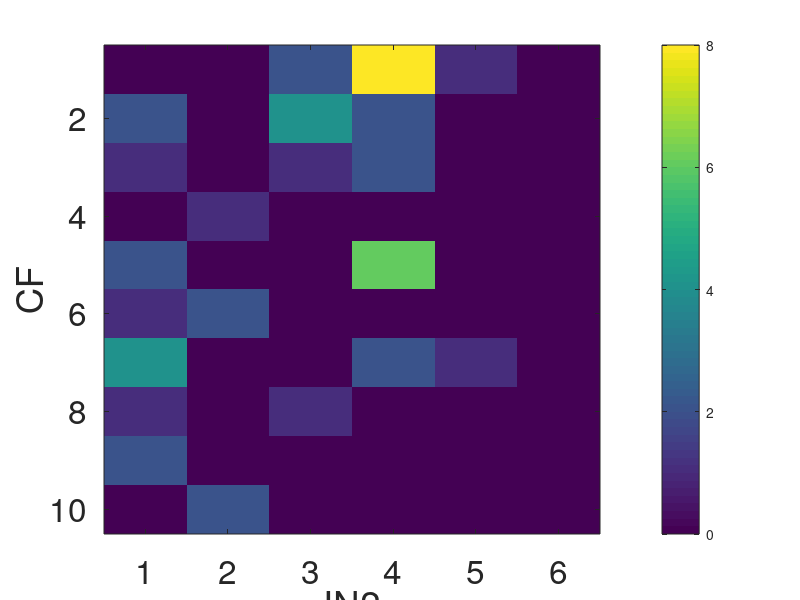

Here is the MATLAB script that generated this plot: (Note: this script raises an error after producing the figure.)

%% Fig6b

load('./mat/cfpcin_syn_adjmat.mat');
load('./mat/in1_ids.mat');
load('./mat/in2_ids.mat');
load('./mat/adjmat_cfin_min6.mat');

f3=figure('Position',[500,100, 500, 450]);
imagesc(cfpcin_adjmat(1:10,31:end)); colorbar;
set(gcf,'color','w'); set(gca,'FontSize',24);
ylabel('CF'); xlabel('IN2');
cmap_adjmat = [linspace(254/255,100/255,max_weight)', linspace(254/255,55/255,max_weight)', linspace(255/255,100/255,max_weight)'];
colormap(cmap_adjmat); c=colorbar; c.FontSize=26;
set(gcf,'color','w'); 
set(gca,'XTick',[], 'YTick',[],'DataAspectRatio',[1 1 1],'FontSize',24);


f4 = figure('Position',[500,100, 800, 600]);
num_precf = zeros(6,1);
mean_num_cf_inputs = zeros(6,1);
for i = 1:6
    a = get_syn_info('cf',in2_ids(i));
    num_precf(i) = sum(cfpcin_adjmat(1:10,30+i)>0);
    num_cf_inputs = sum(cfpcin_adjmat(1:10,30+i));
    mean_num_cf_inputs(i) = num_cf_inputs / num_precf(i);
end
violin_data = [ones(6,1),num_precf];
violin_data = [violin_data; ones(6,1)+1, mean_num_cf_inputs];
vp = violinplot(violin_data(:,2), violin_data(:,1),'ViolinColor', [0.7,0.4,0.7]);
for i = 1:2
    vp(i).ScatterPlot.MarkerFaceAlpha = 0.7;
    vp(i).ScatterPlot.SizeData = 100;
    vp(i).BoxWidth = 0.04;
end  
violin_data2 = [num_precf;   mean_num_cf_inputs];
syntype = {'# distinct CFs', 'mean #syn / CF'};
vx2  = categorical([repmat(syntype(1), numel(in2_ids), 1); repmat(syntype(2), numel(in2_ids), 1)]);
vp2 = violinplot(violin_data2, vx2);
set(gcf, 'color', 'w'); set(gca,'FontSize',24);
%save_figure(f4, 'cf-in31_violinplot','svg');
